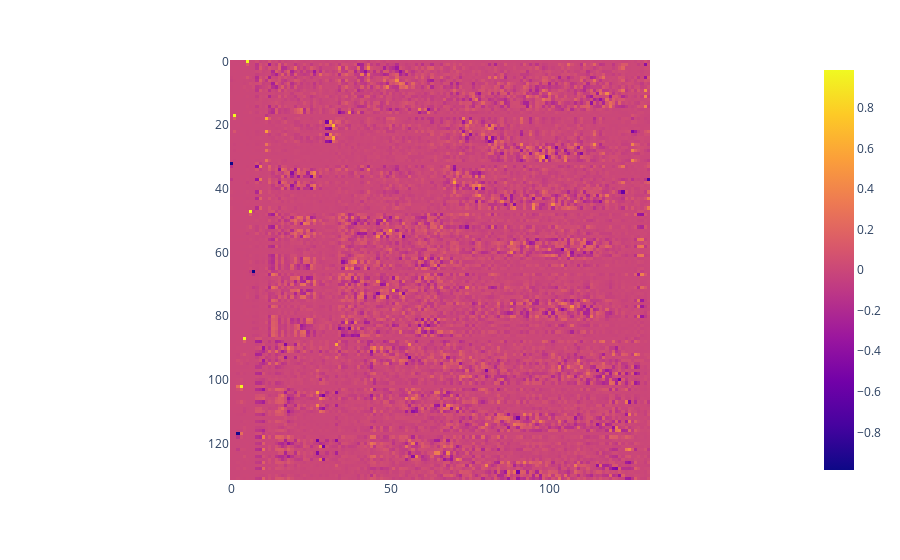

The notebook cell saved with this chart:
### Code cell
coeff_matrix_test = doc["coeff_matrices"]
coeff_matrix_test = np.array(coeff_matrix_test)
alpha_coeff_matrix_test = coeff_matrix_test[2,0]
sum_square_alpha = np.sum(alpha_coeff_matrix_test**2, axis=1)
print(sum_square_alpha)
# Plot an imshow of the alpha coefficients
fig = px.imshow(alpha_coeff_matrix_test)
fig.show()

### Figure 1 — Plotly figure (JSON) as saved in the notebook; plotly's stock layout.template omitted (floating-point values rounded to 4 significant figures; data arrays with more than 128 entries replaced by an {"elided": "..."} marker saying what was removed)
{"data": [{"coloraxis": "coloraxis", "hovertemplate": "x: %{x}<br>y: %{y}<br>color: %{z}<extra></extra>", "name": "0", "type": "heatmap", "xaxis": "x", "yaxis": "y", "z": {"elided": "132x132 float values"}}], "layout": {"coloraxis": {"colorscale": [[0, "#0d0887"], [0.1111, "#46039f"], [0.2222, "#7201a8"], [0.3333, "#9c179e"], [0.4444, "#bd3786"], [0.5556, "#d8576b"], [0.6667, "#ed7953"], [0.7778, "#fb9f3a"], [0.8889, "#fdca26"], [1, "#f0f921"]]}, "margin": {"t": 60}, "xaxis": {"anchor": "y", "constrain": "domain", "domain": [0, 1], "scaleanchor": "y"}, "yaxis": {"anchor": "x", "autorange": "reversed", "constrain": "domain", "domain": [0, 1]}}}
